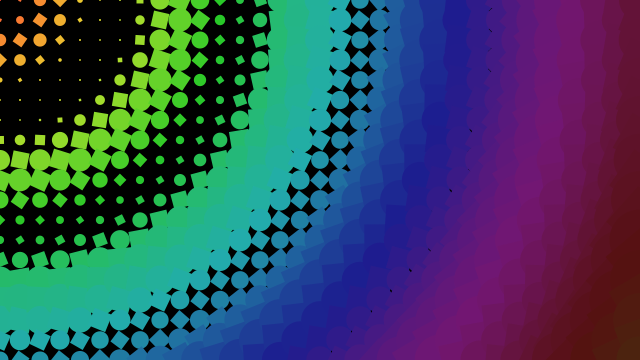
Frame 1 (no input)
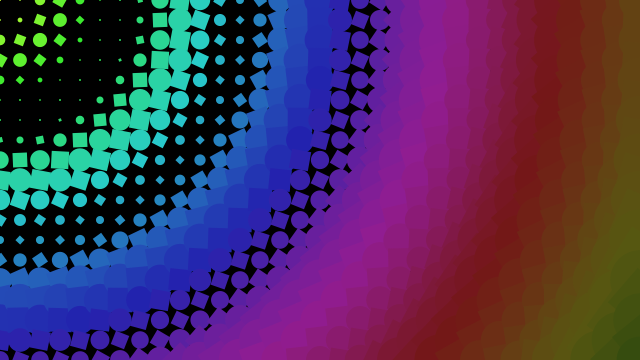
Frame 60 (the mouse pressed at the canvas centre just before this capture)
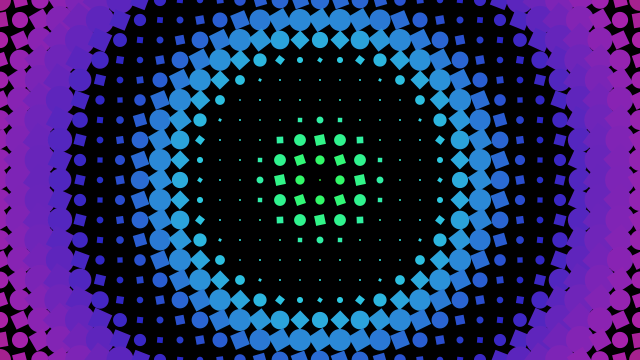
Frame 120 (the mouse held since frame 60 and released just before this capture)

The Processing sketch that drew these frames (run headless with seeded random() and noise(); from frame 60 on, the mouse is pressed at the canvas centre):

// Processing sketch: Distance_2D
// ── Distance_2D.pde
float max_distance;

void setup() {
  size(640, 360); 
  noStroke();
  max_distance = dist(0, 0, width, height);
  colorMode(HSB, 360, 100, 100);
}

void draw() {
  // Fondo negro limpio sin rastro acumulado
  background(0);

  for (int i = 0; i <= width; i += 20) {
    for (int j = 0; j <= height; j += 20) {
      
      float dMouse = dist(mouseX, mouseY, i, j);
      
      float wave = sin(dMouse * 0.05 - millis() * 0.005) * 10;
      float shapeSize = (dMouse / max_distance) * 55 + wave;
      shapeSize = max(shapeSize, 2);

      float hueVal = (dMouse * 0.5 + millis() * 0.05) % 360;
      float brightnessVal = map(dMouse, 0, max_distance, 100, 30);
      
      fill(hueVal, 80, brightnessVal);

      pushMatrix();
      translate(i, j);
      
      if ((i + j) % 40 == 0) {
        ellipse(0, 0, shapeSize, shapeSize);
      } else {
        rotate(millis() * 0.001 + dMouse * 0.01);
        rectMode(CENTER);
        rect(0, 0, shapeSize * 0.8, shapeSize * 0.8);
      }
      
      popMatrix();
    }
  }
}
